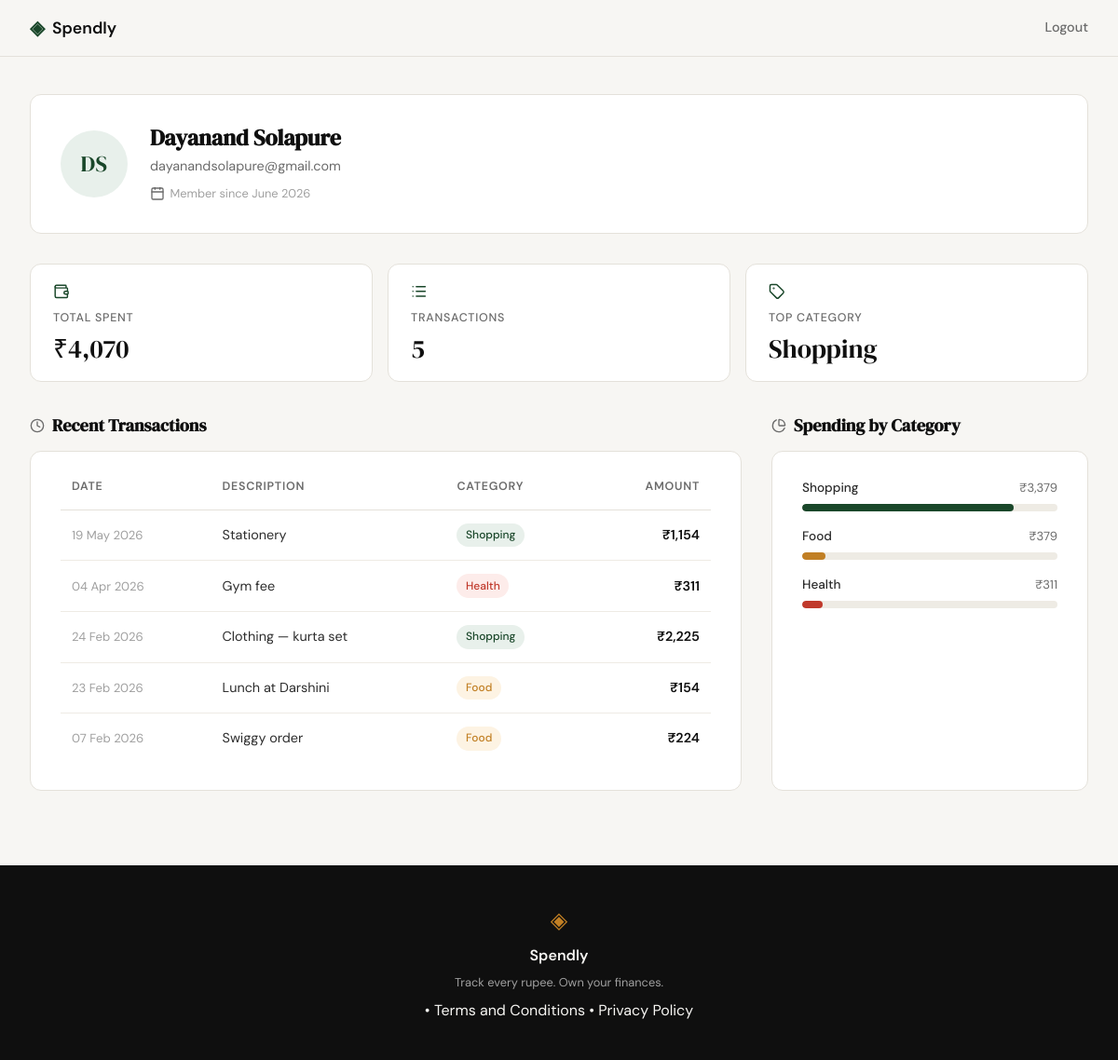
/profile (signed in), run on the app's committed database.
### tables this page shows
CREATE TABLE users (
            id            INTEGER PRIMARY KEY AUTOINCREMENT,
            name          TEXT    NOT NULL,
            email         TEXT    UNIQUE NOT NULL,
            password_hash TEXT    NOT NULL,
            created_at    TEXT    DEFAULT (datetime('now'))
        );

CREATE TABLE expenses (
            id          INTEGER PRIMARY KEY AUTOINCREMENT,
            user_id     INTEGER NOT NULL,
            amount      REAL    NOT NULL,
            category    TEXT    NOT NULL,
            date        TEXT    NOT NULL,
            description TEXT,
            created_at  TEXT    DEFAULT (datetime('now')),
            FOREIGN KEY (user_id) REFERENCES users (id)
        );

### app.py (the view)
@app.route("/profile")
def profile():
    if not session.get("user_id"):
        return redirect(url_for("login"))
    db_user = get_user_by_id(session["user_id"])
    if db_user is None:
        session.clear()
        return redirect(url_for("login"))
    user = {
        "name": db_user["name"],
        "email": db_user["email"],
        "member_since": _fmt_member_since(db_user["created_at"]),
    }
    expenses = get_user_expenses(session["user_id"])
    stats = get_user_stats(session["user_id"])
    categories = get_user_categories(session["user_id"])
    return render_template("profile.html", user=user, stats=stats,
                           expenses=expenses, categories=categories)

### database/db.py (called while the page is built)
def get_db():
    conn = sqlite3.connect(DB_PATH)
    conn.row_factory = sqlite3.Row
    conn.execute("PRAGMA foreign_keys = ON")
    return conn

def get_user_by_id(user_id):
    conn = get_db()
    cursor = conn.cursor()
    cursor.execute("SELECT * FROM users WHERE id = ?", (user_id,))
    user = cursor.fetchone()
    conn.close()
    return user

def _fmt_amount(amount_float):
    return f"₹{int(amount_float):,}"

def _fmt_date(date_str):
    from datetime import datetime
    dt = datetime.strptime(date_str, "%Y-%m-%d")
    return dt.strftime("%#d %b %Y")

def _fmt_member_since(created_at_str):
    from datetime import datetime
    dt = datetime.strptime(created_at_str, "%Y-%m-%d %H:%M:%S")
    return dt.strftime("%B %Y")

def get_user_expenses(user_id):
    conn = get_db()
    cursor = conn.cursor()
    cursor.execute(
        "SELECT date, description, category, amount FROM expenses "
        "WHERE user_id = ? ORDER BY date DESC LIMIT 10",
        (user_id,),
    )
    rows = cursor.fetchall()
    conn.close()
    return [
        {
            "date": _fmt_date(row["date"]),
            "description": row["description"],
            "category": row["category"],
            "amount": _fmt_amount(row["amount"]),
        }
        for row in rows
    ]

def get_user_stats(user_id):
    conn = get_db()
    cursor = conn.cursor()
    cursor.execute(
        "SELECT COALESCE(SUM(amount), 0) AS total, COUNT(*) AS cnt "
        "FROM expenses WHERE user_id = ?",
        (user_id,),
    )
    row = cursor.fetchone()
    total_float, count = row["total"], row["cnt"]
    cursor.execute(
        "SELECT category, SUM(amount) AS cat_total FROM expenses "
        "WHERE user_id = ? GROUP BY category ORDER BY cat_total DESC LIMIT 1",
        (user_id,),
    )
    top_row = cursor.fetchone()
    conn.close()
    return {
        "total_spent": _fmt_amount(total_float) if count > 0 else "₹0",
        "transaction_count": count,
        "top_category": top_row["category"] if top_row else "—",
    }

### templates/profile.html (shortened to what this page needs)
{% extends "base.html" %}
{% block head %}
<link rel="stylesheet" href="{{ url_for('static', filename='css/profile.css') }}">
{% endblock %}
{% block content %}
<div class="profile-page">
  <div class="profile-inner">
    <section class="profile-hero">
      <div class="profile-avatar">
        <span class="profile-avatar__initials">
          {{ user.name.split()[0][0] }}{{ user.name.split()[-1][0] }}
        </span>
      </div>
      <div class="profile-identity">
        <h1 class="profile-identity__name">{{ user.name }}</h1>
        <p class="profile-identity__email">{{ user.email }}</p>
        <p class="profile-identity__since">
          <i data-lucide="calendar" class="profile-icon"></i>
          Member since {{ user.member_since }}
        </p>
      </div>
    </section>
    <section class="profile-stats">
      <div class="profile-stat-card">
        <i data-lucide="wallet" class="profile-stat-card__icon"></i>
        <span class="profile-stat-card__label">Total Spent</span>
        <span class="profile-stat-card__value">{{ stats.total_spent }}</span>
      </div>
      <div class="profile-stat-card">
        <i data-lucide="list" class="profile-stat-card__icon"></i>
        <span class="profile-stat-card__label">Transactions</span>
        <span class="profile-stat-card__value">{{ stats.transaction_count }}</span>
      </div>
      <div class="profile-stat-card">
        <i data-lucide="tag" class="profile-stat-card__icon"></i>
        <span class="profile-stat-card__label">Top Category</span>
        <span class="profile-stat-card__value">{{ stats.top_category }}</span>
      </div>
    </section>
    <div class="profile-bottom-grid">
      <section class="profile-section">
        <h2 class="profile-section__heading">
          <i data-lucide="clock" class="profile-icon"></i>
          Recent Transactions
        </h2>
        <div class="profile-card">
          <table class="txn-table">
            <thead class="txn-table__head">
              <tr>
                <th class="txn-table__th">Date</th>
                <th class="txn-table__th">Description</th>
                <th class="txn-table__th">Category</th>
                <th class="txn-table__th txn-table__th--right">Amount</th>
              </tr>
            </thead>
            <tbody>
              {% for expense in expenses %}
              <tr class="txn-table__row">
                <td class="txn-table__td txn-table__td--date">{{ expense.date }}</td>
                <td class="txn-table__td">{{ expense.description }}</td>
                <td class="txn-table__td">
                  <span class="cat-badge cat-badge--{{ expense.category | lower | replace(' ', '-') }}">
                    {{ expense.category }}
                  </span>
                </td>
                <td class="txn-table__td txn-table__td--amount">{{ expense.amount }}</td>
              </tr>
              {% endfor %}
            </tbody>
          </table>
        </div>
      </section>
      <section class="profile-section">
        <h2 class="profile-section__heading">
          <i data-lucide="pie-chart" class="profile-icon"></i>
          Spending by Category
        </h2>
        <div class="profile-card profile-card--full-height">
          <div class="cat-breakdown">
            {% for cat in categories %}
            <div class="cat-breakdown__row">
              <div class="cat-breakdown__meta">
                <span class="cat-breakdown__name">{{ cat.name }}</span>
                <span class="cat-breakdown__total">{{ cat.total }}</span>
              </div>
              <div class="cat-breakdown__track">
                <div
                  class="cat-breakdown__fill cat-breakdown__fill--{{ cat.name | lower | replace(' ', '-') }}"
                  style="--bar-pct: {{ cat.pct }}%">
                </div>
              </div>
            </div>
            {% endfor %}
          </div>
        </div>
      </section>
    </div>
  </div>
</div>
{% endblock %}

### templates/base.html (shortened to what this page needs)
<!DOCTYPE html>
<html lang="en">
<head>
    <link rel="stylesheet" href="{{ url_for('static', filename='css/style.css') }}">
    {% block head %}{% endblock %}
</head>
<body>
    <nav class="navbar">
        <div class="nav-inner">
            <a href="{{ url_for('landing') }}" class="nav-brand">
                <span class="brand-icon">◈</span>
                <span class="brand-name">Spendly</span>
            </a>
            <div class="nav-links">
                {% if session.get('user_id') %}
                    <a href="{{ url_for('logout') }}">Logout</a>
                {% else %}
                    <a href="{{ url_for('login') }}">Sign in</a>
                    <a href="{{ url_for('register') }}" class="nav-cta">Get started</a>
                {% endif %}
            </div>
        </div>
    </nav>
    <main class="main-content">
        {% block content %}{% endblock %}
    </main>
    <footer class="footer">
        <div class="footer-inner">
            <span class="brand-icon">◈</span>
            <span class="footer-name">Spendly</span>
            <p class="footer-copy">Track every rupee. Own your finances.</p>
            <p class="footer-links">
                &bull;
                <a href="/terms">Terms and Conditions</a>
                &bull;
                <a href="/privacy">Privacy Policy</a>
            </p>
        </div>
    </footer>
</body>
</html>

### static/css/style.css (style rules this page uses)
:root { --ink: #0f0f0f; --ink-soft: #2d2d2d; --ink-muted: #6b6b6b; --ink-faint: #a0a0a0; --paper: #f7f6f3; --paper-warm: #f0ede6; --paper-card: #ffffff; --accent: #1a472a; --accent-light: #e8f0eb; --accent-2: #c17f24; --accent-2-light: #fdf3e3; --danger: #c0392b; --danger-light: #fdecea; --border: #e4e1da; --border-soft: #eeebe4; --font-display: 'DM Serif Display', Georgia, serif; --font-body: 'DM Sans', system-ui, sans-serif; --max-width: 1200px; --auth-width: 440px; --radius-sm: 6px; --radius-md: 12px; --radius-lg: 20px; }
*, *::before, *::after { box-sizing: border-box; margin: 0; padding: 0; }
html { font-size: 16px; scroll-behavior: smooth; }
body { background: var(--paper); color: var(--ink); font-family: var(--font-body); font-size: 1rem; line-height: 1.6; -webkit-font-smoothing: antialiased; }
a { color: inherit; text-decoration: none; }
.navbar { position: sticky; top: 0; z-index: 100; background: var(--paper); border-bottom: 1px solid var(--border); padding: 0 2rem; }
.nav-inner { max-width: var(--max-width); margin: 0 auto; height: 60px; display: flex; align-items: center; justify-content: space-between; }
.nav-brand { display: flex; align-items: center; gap: 0.5rem; font-family: var(--font-body); font-weight: 600; font-size: 1.1rem; color: var(--ink); }
.brand-icon { color: var(--accent); font-size: 1.3rem; }
.brand-name { color: var(--ink); }
.nav-links { display: flex; align-items: center; gap: 1.5rem; font-size: 0.9rem; font-weight: 500; }
.nav-links a { color: var(--ink-muted); transition: color 0.2s; }
.main-content { min-height: calc(100vh - 60px - 100px); }
.footer { background: var(--ink); color: var(--paper); padding: 2.5rem 2rem; text-align: center; }
.footer-inner { display: flex; flex-direction: column; align-items: center; gap: 0.4rem; }
.footer .brand-icon { color: var(--accent-2); font-size: 1.5rem; }
.footer-name { font-weight: 600; font-size: 1rem; }
.footer-copy { font-size: 0.8rem; color: var(--ink-faint); }

### data on the page
users: name "D", name "S", name "Dayanand Solapure", email "dayanandsolapure@gmail.com"
expenses: date "19 May 2026", description "Stationery", category "Shopping", amount "₹1,154"
expenses: date "04 Apr 2026", description "Gym fee", category "Health", amount "₹311"
expenses: date "24 Feb 2026", description "Clothing — kurta set", category "Shopping", amount "₹2,225"
expenses: date "23 Feb 2026", description "Lunch at Darshini", category "Food", amount "₹154"
expenses: date "07 Feb 2026", description "Swiggy order", category "Food", amount "₹224"

### other printed values
{{ user.member_since }} "June 2026"
{{ stats.total_spent }} "₹4,070"
{{ stats.transaction_count }} "5"
{{ stats.top_category }} "Shopping"
{{ cat.name }} "Shopping" "Food" "Health"
{{ cat.total }} "₹3,379" "₹379" "₹311"
